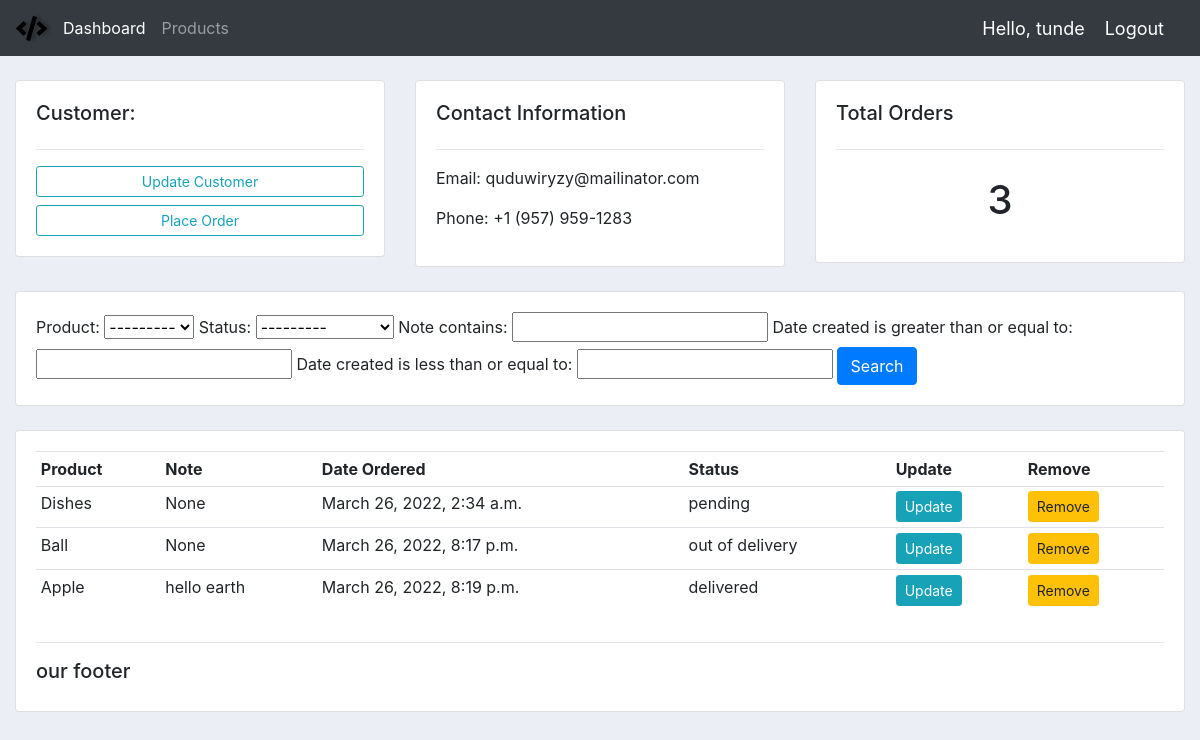
The page /customer/2/ (signed in) on the database its author committed.
### main/models.py (models this page shows, shortened)
class Customer(models.Model):
    user = models.OneToOneField(User, null=True, blank=True, on_delete=models.CASCADE)
    name = models.CharField(max_length=200, null=True)
    phone = models.CharField(max_length=200, null=True)
    email= models.EmailField(max_length=200, null=True)
    profile_pic = models.ImageField(default = "3.png" , null=True, blank=True)
    date_created = models.DateTimeField(auto_now_add=True, null=True)

class Order(models.Model):
    STATUS = (
        ('pending', 'Pending'),
        ('out of delivery', 'Out Of Delivery'),
        ('delivered', 'Delivered'),
    )
    customer = models.ForeignKey(Customer, null=True, on_delete=models.SET_NULL)
    product = models.ForeignKey(Product, null=True, on_delete=models.SET_NULL)
    date_created = models.DateTimeField(auto_now_add=True, null=True)
    status = models.CharField(max_length=200, null=True, choices=STATUS)
    note = models.CharField(max_length=1200, null=True)

class Product(models.Model):
    CATEGORY = (
        ('Indoor Item', 'Indoor Item'),
        ('Outdoor Item', 'Outdoor Item'),
    )
    name = models.CharField(max_length=200, null=True)
    price = models.FloatField( null=True)
    category = models.CharField(max_length=200, null=True, choices=CATEGORY)
    description = models.TextField( null=True, blank=True)
    date_created = models.DateTimeField(auto_now_add=True, null=True)
    tag = models.ManyToManyField(Tag)
    def __str__(self):
        return self.name

### main/decorators.py (the view)
        def wrapper_func(request, *args, **kwargs):
            group = None
            if request.user.groups.exists():
                group = request.user.groups.all()[0].name
            if group in allowed_roles:
                return view_func(request, *args, **kwargs)
            else:
                return HttpResponse('You are not authorized to view this page')

### main/views.py (called while the page is built)
@login_required(login_url='login')
@allowed_user(allowed_roles=['admin'])
def customer(request, pk_key):
    customer = Customer.objects.get(id=pk_key)
    orders =  customer.order_set.all()
    order_count = orders.count()
    myFilter = OrderFilter(request.GET, queryset=orders)
    orders = myFilter.qs
    context={
        'customer':customer, 'orders':orders, 'order_count':order_count, 'myFilter':myFilter,
    }
    return render(request, 'main/customer.html', context=context)

### main/templates/main/customer.html (shortened to what this page needs)
{% extends 'main/base.html' %}
{% block content %}
<br>
<div class='row'>
    <div class='col-md'>
        <div class='card card-body'>
            <h5>Customer:</h5>
            <hr>
            <a class='btn btn-outline-info btn-sm btn-block' href=''>Update Customer</a>
            <a class='btn btn-outline-info btn-sm btn-block' href="{% url 'create_order' customer.id%}">Place Order</a>
        </div>
    </div>
    <div class='col-md'>
        <div class='card card-body'>
            <h5>Contact Information</h5>
            <hr>
            <p>Email: {{customer.email}}</p>
            <p>Phone: {{customer.phone}}</p>
        </div>
    </div>
    <div class='col-md'>
        <div class='card card-body'>
            <h5>Total Orders</h5>
            <hr>
            <h1 style='text-align: center; padding: 10px'>{{order_count}}</h1>
        </div>
    </div>
</div>
<br>
<div class='row'>
    <div class='col'>
        <div class='card card-body'>
            <form method='get'>
                {{myFilter.form}}
                <button class='btn btn-primary' type='submit'>Search</button>
            </form>
        </div>
    </div>
</div>
<br>
<div class='row'>
    <div class='col-md'>
        <div class='card card-body'>
            <table class ='table table-sm'>
                <tr>
                    <th>Product</th>
                    <th>Note</th>
                    <th>Date Ordered</th>
                    <th>Status</th>
                    <th>Update</th>
                    <th>Remove</th>
                </tr>
                {% for order in orders %}
                <tr>
                    <td>{{order.product}}</td>
                    <td>{{order.note}}</td>
                    <td>{{order.date_created}}</td>
                    <td>{{order.status}}</td>
                    <td><a class='btn btn-sm btn-info' href="{% url 'update_order' order.id%}">Update</a></td>
                    <td><a class='btn btn-sm btn-warning' href="{% url 'delete_order' order.id%}">Remove</a></td>
                </tr>
                {% endfor %}
        </div>
    </div>
</div>
{% endblock content %}

### main/templates/main/navbar.html (shortened to what this page needs)
{% load static %}
<link rel='stylesheet' type='text/css' href="{% static '/css/nav.css' %}">
<nav class="navbar navbar-expand-lg navbar-dark bg-dark">
    <img src={% static 'images/1one.png' %}>
    <div class="collapse navbar-collapse" id="navbarNav">
      <ul class="navbar-nav">
        {% if request.user.is_staff %}
        <li class="nav-item active">
          <a class="nav-link" href="{% url 'home' %}">Dashboard</a>
        </li>
        <li class="nav-item">
          <a class="nav-link" href="{% url 'product' %} "> Products</a>
        </li>
        {% else %}
        <li class="nav-item">
          <a class="nav-link" href="{% url 'account' %}">Settings</a>
        </li>
        {% endif %}
      </ul>
    </div>
    <span class= "hello-msg">Hello, {{request.user}} </span>
    <span><a class= "hello-msg" href="{% url 'logout' %}" >Logout</a></span>
  </nav>

### main/static/css/base.css (style rules this page uses)
body { background-color: #ebeff5; }

### main/static/css/nav.css (style rules this page uses)
.hello-msg { font-size: 18px; color: white; margin-right: 20px; }

### rows shown on the page
Customer: email "quduwiryzy@mailinator.com", phone "+1 (957) 959-1283"
Order: product "Dishes", note "None", date_created "March 26, 2022, 2:34 a.m.", status "pending"
Order: product "Ball", note "None", date_created "March 26, 2022, 8:17 p.m.", status "out of delivery"
Order: product "Apple", note "hello earth", date_created "March 26, 2022, 8:19 p.m.", status "delivered"

### other values the page prints
{{ request.user }} "tunde"
{{ order_count }} "3"
